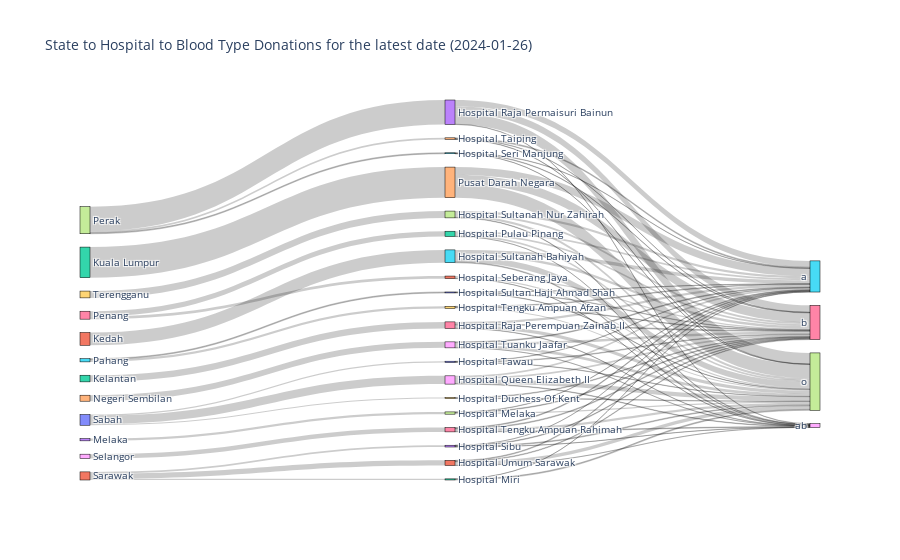

The notebook cell this image was saved under:
### Markdown cell above
The data only shows blood donations but does not present the stocks of the blood itself

### Code cell
#now prepare data for Sankey
today_df = facility_df[facility_df['date']==latest_date][['hospital','state','blood_a','blood_b','blood_o','blood_ab']]
# Melt the data to transform blood type columns into rows
melted_data = today_df.melt(id_vars=['state', 'hospital'], value_vars=['blood_a', 'blood_b', 'blood_o', 'blood_ab'], 
                        var_name='blood_type', value_name='donations')

# Replace blood type column names with just the blood type
melted_data['blood_type'] = melted_data['blood_type'].str.replace('blood_', '')

# Creating a list of unique states, hospitals, and blood types to define nodes
states = list(melted_data['state'].unique())
hospitals = list(melted_data['hospital'].unique())
blood_types = list(melted_data['blood_type'].unique())
all_nodes = states + hospitals + blood_types

# # Create a mapping from node names to indices
node_indices = {node: idx for idx, node in enumerate(all_nodes)}
# Map the states, hospitals, and blood types to their respective indices
melted_data['source_state_to_hospital'] = melted_data['state'].map(node_indices)
melted_data['target_hospital_to_blood'] = melted_data['hospital'].map(node_indices)
melted_data['target_blood'] = melted_data['blood_type'].map(node_indices)

# Create two sets of links: one from state to hospital and another from hospital to blood type
links_state_to_hospital = melted_data[['source_state_to_hospital', 'target_hospital_to_blood', 'donations']]
links_hospital_to_blood = melted_data[['target_hospital_to_blood', 'target_blood', 'donations']]

# Combine the links into a single dataframe
links_combined = pd.concat([
    links_state_to_hospital.rename(columns={'source_state_to_hospital': 'source', 'target_hospital_to_blood': 'target'}),
    links_hospital_to_blood.rename(columns={'target_hospital_to_blood': 'source', 'target_blood': 'target'})
])

# Sum the donation counts for each link
links_summed = links_combined.groupby(['source', 'target']).sum().reset_index()

# Create the Sankey diagram
fig = go.Figure(data=[go.Sankey(
    node = dict(
      pad = 15,
      thickness = 10,
      line = dict(color = "black", width = 0.5),
      label = all_nodes
    ),
    link = dict(
      source = links_summed['source'],
      target = links_summed['target'],
      value = links_summed['donations']
    ))])

fig.update_layout(title_text=f"State to Hospital to Blood Type Donations for the latest date ({latest_date.date()})", font_size=10)
fig.show()

### Figure 1 — Plotly figure (JSON) as saved in the notebook; plotly's stock layout.template omitted (floating-point values rounded to 4 significant figures)
{"data": [{"link": {"source": [0, 0, 1, 2, 3, 4, 5, 5, 6, 6, 7, 7, 7, 8, 9, 10, 10, 10, 11, 11, 11, 12, 13, 13, 13, 13, 14, 14, 14, 14, 15, 15, 15, 15, 16, 16, 16, 16, 17, 17, 17, 17, 18, 18, 18, 18, 19, 19, 19, 19, 20, 20, 20, 20, 21, 21, 21, 21, 22, 22, 22, 22, 23, 23, 23, 23, 24, 24, 24, 24, 25, 25, 25, 25, 26, 26, 26, 26, 27, 27, 27, 27, 28, 28, 28, 28, 29, 29, 29, 29, 30, 30, 30, 30, 31, 31, 31, 31, 32, 32, 32, 32, 33, 33, 33, 33, 34, 34, 34, 34], "target": [13, 14, 15, 16, 17, 18, 19, 20, 21, 22, 23, 24, 25, 26, 27, 28, 29, 30, 31, 32, 33, 34, 35, 36, 37, 38, 35, 36, 37, 38, 35, 36, 37, 38, 35, 36, 37, 38, 35, 36, 37, 38, 35, 36, 37, 38, 35, 36, 37, 38, 35, 36, 37, 38, 35, 36, 37, 38, 35, 36, 37, 38, 35, 36, 37, 38, 35, 36, 37, 38, 35, 36, 37, 38, 35, 36, 37, 38, 35, 36, 37, 38, 35, 36, 37, 38, 35, 36, 37, 38, 35, 36, 37, 38, 35, 36, 37, 38, 35, 36, 37, 38, 35, 36, 37, 38, 35, 36, 37, 38], "value": [0, 0, 79, 41, 14, 37, 14, 6, 16, 33, 151, 10, 6, 27, 42, 51, 7, 8, 32, 7, 11, 189, 0, 0, 0, 0, 0, 0, 0, 0, 22, 16, 36, 5, 14, 5, 20, 2, 2, 4, 8, 0, 5, 15, 16, 1, 4, 3, 7, 0, 1, 3, 2, 0, 0, 7, 8, 1, 11, 11, 10, 1, 39, 42, 68, 2, 6, 2, 2, 0, 2, 3, 1, 0, 5, 5, 13, 4, 14, 12, 13, 3, 11, 10, 27, 3, 0, 4, 3, 0, 2, 4, 2, 0, 5, 4, 22, 1, 1, 0, 6, 0, 1, 4, 5, 1, 47, 57, 85, 0]}, "node": {"label": ["Johor", "Kedah", "Kelantan", "Melaka", "Negeri Sembilan", "Pahang", "Penang", "Perak", "Selangor", "Terengganu", "Sabah", "Sarawak", "Kuala Lumpur", "Hospital Sultanah Nora Ismail", "Hospital Sultanah Aminah", "Hospital Sultanah Bahiyah", "Hospital Raja Perempuan Zainab II", "Hospital Melaka", "Hospital Tuanku Jaafar", "Hospital Tengku Ampuan Afzan", "Hospital Sultan Haji Ahmad Shah", "Hospital Seberang Jaya", "Hospital Pulau Pinang", "Hospital Raja Permaisuri Bainun", "Hospital Taiping", "Hospital Seri Manjung", "Hospital Tengku Ampuan Rahimah", "Hospital Sultanah Nur Zahirah", "Hospital Queen Elizabeth II", "Hospital Duchess Of Kent", "Hospital Tawau", "Hospital Umum Sarawak", "Hospital Miri", "Hospital Sibu", "Pusat Darah Negara", "a", "b", "o", "ab"], "line": {"color": "black", "width": 0.5}, "pad": 15, "thickness": 10}, "type": "sankey"}], "layout": {"font": {"size": 10}, "title": {"text": "State to Hospital to Blood Type Donations for the latest date (2024-01-26)"}}}
